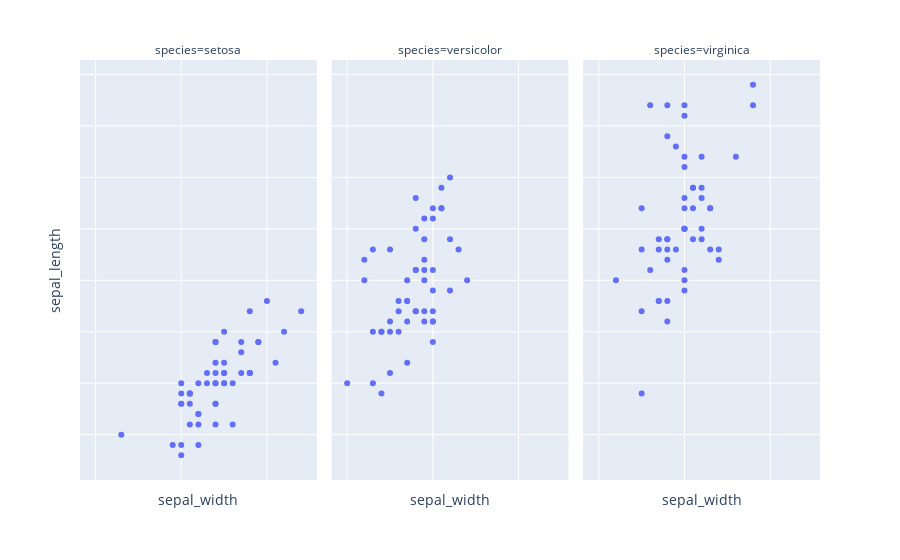

This figure's notebook cell:
### Markdown cell above
8. tick 레이블 삭제

자동 생성된 tick레이블 또한 아래 코드로 삭제 가능

```py
fig.update_xaxes(shotticklabels=False)
fig.update_xaxes(shotticklabels=False)
```

### Code cell
#데이터 불러오기
df = px.data.iris()
# Figure 생성
fig = px.scatter(df, x="sepal_width", y="sepal_length", facet_col="species")

# tick 레이블 삭제
fig.update_xaxes(showticklabels=False)
fig.update_yaxes(showticklabels=False)

fig.show()

### Figure 1 — Plotly figure (JSON) as saved in the notebook; plotly's stock layout.template omitted (floating-point values rounded to 4 significant figures)
{"data": [{"hovertemplate": "species=setosa<br>sepal_width=%{x}<br>sepal_length=%{y}<extra></extra>", "legendgroup": "", "marker": {"color": "#636efa", "symbol": "circle"}, "mode": "markers", "name": "", "orientation": "v", "showlegend": false, "type": "scatter", "x": [3.5, 3, 3.2, 3.1, 3.6, 3.9, 3.4, 3.4, 2.9, 3.1, 3.7, 3.4, 3, 3, 4, 4.4, 3.9, 3.5, 3.8, 3.8, 3.4, 3.7, 3.6, 3.3, 3.4, 3, 3.4, 3.5, 3.4, 3.2, 3.1, 3.4, 4.1, 4.2, 3.1, 3.2, 3.5, 3.1, 3, 3.4, 3.5, 2.3, 3.2, 3.5, 3.8, 3, 3.8, 3.2, 3.7, 3.3], "xaxis": "x", "y": [5.1, 4.9, 4.7, 4.6, 5, 5.4, 4.6, 5, 4.4, 4.9, 5.4, 4.8, 4.8, 4.3, 5.8, 5.7, 5.4, 5.1, 5.7, 5.1, 5.4, 5.1, 4.6, 5.1, 4.8, 5, 5, 5.2, 5.2, 4.7, 4.8, 5.4, 5.2, 5.5, 4.9, 5, 5.5, 4.9, 4.4, 5.1, 5, 4.5, 4.4, 5, 5.1, 4.8, 5.1, 4.6, 5.3, 5], "yaxis": "y"}, {"hovertemplate": "species=versicolor<br>sepal_width=%{x}<br>sepal_length=%{y}<extra></extra>", "legendgroup": "", "marker": {"color": "#636efa", "symbol": "circle"}, "mode": "markers", "name": "", "orientation": "v", "showlegend": false, "type": "scatter", "x": [3.2, 3.2, 3.1, 2.3, 2.8, 2.8, 3.3, 2.4, 2.9, 2.7, 2, 3, 2.2, 2.9, 2.9, 3.1, 3, 2.7, 2.2, 2.5, 3.2, 2.8, 2.5, 2.8, 2.9, 3, 2.8, 3, 2.9, 2.6, 2.4, 2.4, 2.7, 2.7, 3, 3.4, 3.1, 2.3, 3, 2.5, 2.6, 3, 2.6, 2.3, 2.7, 3, 2.9, 2.9, 2.5, 2.8], "xaxis": "x2", "y": [7, 6.4, 6.9, 5.5, 6.5, 5.7, 6.3, 4.9, 6.6, 5.2, 5, 5.9, 6, 6.1, 5.6, 6.7, 5.6, 5.8, 6.2, 5.6, 5.9, 6.1, 6.3, 6.1, 6.4, 6.6, 6.8, 6.7, 6, 5.7, 5.5, 5.5, 5.8, 6, 5.4, 6, 6.7, 6.3, 5.6, 5.5, 5.5, 6.1, 5.8, 5, 5.6, 5.7, 5.7, 6.2, 5.1, 5.7], "yaxis": "y2"}, {"hovertemplate": "species=virginica<br>sepal_width=%{x}<br>sepal_length=%{y}<extra></extra>", "legendgroup": "", "marker": {"color": "#636efa", "symbol": "circle"}, "mode": "markers", "name": "", "orientation": "v", "showlegend": false, "type": "scatter", "x": [3.3, 2.7, 3, 2.9, 3, 3, 2.5, 2.9, 2.5, 3.6, 3.2, 2.7, 3, 2.5, 2.8, 3.2, 3, 3.8, 2.6, 2.2, 3.2, 2.8, 2.8, 2.7, 3.3, 3.2, 2.8, 3, 2.8, 3, 2.8, 3.8, 2.8, 2.8, 2.6, 3, 3.4, 3.1, 3, 3.1, 3.1, 3.1, 2.7, 3.2, 3.3, 3, 2.5, 3, 3.4, 3], "xaxis": "x3", "y": [6.3, 5.8, 7.1, 6.3, 6.5, 7.6, 4.9, 7.3, 6.7, 7.2, 6.5, 6.4, 6.8, 5.7, 5.8, 6.4, 6.5, 7.7, 7.7, 6, 6.9, 5.6, 7.7, 6.3, 6.7, 7.2, 6.2, 6.1, 6.4, 7.2, 7.4, 7.9, 6.4, 6.3, 6.1, 7.7, 6.3, 6.4, 6, 6.9, 6.7, 6.9, 5.8, 6.8, 6.7, 6.7, 6.3, 6.5, 6.2, 5.9], "yaxis": "y3"}], "layout": {"annotations": [{"font": {}, "showarrow": false, "text": "species=setosa", "x": 0.16, "xanchor": "center", "xref": "paper", "y": 1, "yanchor": "bottom", "yref": "paper"}, {"font": {}, "showarrow": false, "text": "species=versicolor", "x": 0.5, "xanchor": "center", "xref": "paper", "y": 1, "yanchor": "bottom", "yref": "paper"}, {"font": {}, "showarrow": false, "text": "species=virginica", "x": 0.84, "xanchor": "center", "xref": "paper", "y": 1, "yanchor": "bottom", "yref": "paper"}], "legend": {"tracegroupgap": 0}, "margin": {"t": 60}, "xaxis": {"anchor": "y", "domain": [0, 0.32], "showticklabels": false, "title": {"text": "sepal_width"}}, "xaxis2": {"anchor": "y2", "domain": [0.34, 0.66], "matches": "x", "showticklabels": false, "title": {"text": "sepal_width"}}, "xaxis3": {"anchor": "y3", "domain": [0.68, 1.0], "matches": "x", "showticklabels": false, "title": {"text": "sepal_width"}}, "yaxis": {"anchor": "x", "domain": [0, 1], "showticklabels": false, "title": {"text": "sepal_length"}}, "yaxis2": {"anchor": "x2", "domain": [0, 1], "matches": "y", "showticklabels": false}, "yaxis3": {"anchor": "x3", "domain": [0, 1], "matches": "y", "showticklabels": false}}}
